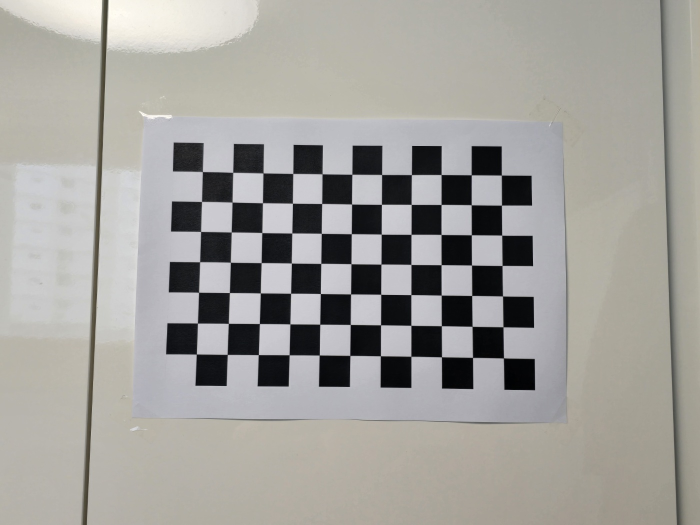
#> input picture data/1.jpg, 1400 x 1050 px (shown at 1/2 size); its folder holds only this picture in this run
$ python camera_calibration.py
#> lines starting #> are read from the running program, lines starting #| are printed output that depends on the picture; after the words box and inside, x2 and y2 are one past the last pixel; in counts of white or black regions, pixels touching at a corner belong together; long printed decimals are rounded
### camera_calibration_show_extrinsics.py
from mpl_toolkits.mplot3d import Axes3D
import matplotlib.pyplot as plt
import numpy as np
from matplotlib import cm
from numpy import linspace
import argparse
import cv2 as cv

def inverse_homogeneoux_matrix(M):
    R = M[0:3, 0:3]
    T = M[0:3, 3]
    M_inv = np.identity(4)
    M_inv[0:3, 0:3] = R.T
    M_inv[0:3, 3] = -(R.T).dot(T)

    return M_inv

def transform_to_matplotlib_frame(cMo, X, inverse=False):
    M = np.identity(4)
    M[0,0] = 0
    M[0,1] = -1
    M[1,1] = 0
    M[1,2] = 1
    M[2,0] = -1
    M[2,2] = 0

    if inverse:
        return M.dot(inverse_homogeneoux_matrix(cMo).dot(X))
    else:
        return M.dot(cMo.dot(X))

def create_camera_model(camera_matrix, width, height, scale_focal, draw_frame_axis=False):
    fx = camera_matrix[0,0]
    fy = camera_matrix[1,1]
    focal = 2 / (fx + fy)
    f_scale = scale_focal * focal

    # draw image plane
    X_img_plane = np.ones((4,5))
    X_img_plane[0:3,0] = [-width, height, f_scale]
    X_img_plane[0:3,1] = [width, height, f_scale]
    X_img_plane[0:3,2] = [width, -height, f_scale]
    X_img_plane[0:3,3] = [-width, -height, f_scale]
    X_img_plane[0:3,4] = [-width, height, f_scale]

    # draw triangle above the image plane
    X_triangle = np.ones((4,3))
    X_triangle[0:3,0] = [-width, -height, f_scale]
    X_triangle[0:3,1] = [0, -2*height, f_scale]
    X_triangle[0:3,2] = [width, -height, f_scale]

    # draw camera
    X_center1 = np.ones((4,2))
    X_center1[0:3,0] = [0, 0, 0]
    X_center1[0:3,1] = [-width, height, f_scale]

    X_center2 = np.ones((4,2))
    X_center2[0:3,0] = [0, 0, 0]
    X_center2[0:3,1] = [width, height, f_scale]

    X_center3 = np.ones((4,2))
    X_center3[0:3,0] = [0, 0, 0]
    X_center3[0:3,1] = [width, -height, f_scale]

    X_center4 = np.ones((4,2))
    X_center4[0:3,0] = [0, 0, 0]
    X_center4[0:3,1] = [-width, -height, f_scale]

    # draw camera frame axis
    X_frame1 = np.ones((4,2))
    X_frame1[0:3,0] = [0, 0, 0]
    X_frame1[0:3,1] = [f_scale/2, 0, 0]

    X_frame2 = np.ones((4,2))
    X_frame2[0:3,0] = [0, 0, 0]
    X_frame2[0:3,1] = [0, f_scale/2, 0]

    X_frame3 = np.ones((4,2))
    X_frame3[0:3,0] = [0, 0, 0]
    X_frame3[0:3,1] = [0, 0, f_scale/2]

    if draw_frame_axis:
        return [X_img_plane, X_triangle, X_center1, X_center2, X_center3, X_center4, X_frame1, X_frame2, X_frame3]
    else:
        return [X_img_plane, X_triangle, X_center1, X_center2, X_center3, X_center4]

def create_board_model(extrinsics, board_width, board_height, square_size, draw_frame_axis=False):
    width = board_width*square_size
    height = board_height*square_size

    # draw calibration board
    X_board = np.ones((4,5))
    #X_board_cam = np.ones((extrinsics.shape[0],4,5))
    X_board[0:3,0] = [0,0,0]
    X_board[0:3,1] = [width,0,0]
    X_board[0:3,2] = [width,height,0]
    X_board[0:3,3] = [0,height,0]
    X_board[0:3,4] = [0,0,0]

    # draw board frame axis
    X_frame1 = np.ones((4,2))
    X_frame1[0:3,0] = [0, 0, 0]
    X_frame1[0:3,1] = [height/2, 0, 0]

    X_frame2 = np.ones((4,2))
    X_frame2[0:3,0] = [0, 0, 0]
    X_frame2[0:3,1] = [0, height/2, 0]

    X_frame3 = np.ones((4,2))
    X_frame3[0:3,0] = [0, 0, 0]
    X_frame3[0:3,1] = [0, 0, height/2]

    if draw_frame_axis:
        return [X_board, X_frame1, X_frame2, X_frame3]
    else:
        return [X_board]

def draw_camera_boards(ax, camera_matrix, cam_width, cam_height, scale_focal,
                       extrinsics, board_width, board_height, square_size,
                       patternCentric):
    min_values = np.zeros((3,1))
    min_values = np.inf
    max_values = np.zeros((3,1))
    max_values = -np.inf

    if patternCentric:
        X_moving = create_camera_model(camera_matrix, cam_width, cam_height, scale_focal)
        X_static = create_board_model(extrinsics, board_width, board_height, square_size)
    else:
        X_static = create_camera_model(camera_matrix, cam_width, cam_height, scale_focal, True)
        X_moving = create_board_model(extrinsics, board_width, board_height, square_size)

    cm_subsection = linspace(0.0, 1.0, extrinsics.shape[0])
    colors = [ cm.jet(x) for x in cm_subsection ]

    for i in range(len(X_static)):
        X = np.zeros(X_static[i].shape)
        for j in range(X_static[i].shape[1]):
            X[:,j] = transform_to_matplotlib_frame(np.eye(4), X_static[i][:,j])
        if not patternCentric:
            X[1, :] *= -1
        ax.plot3D(X[0,:], X[1,:], X[2,:], color='r')
        min_values = np.minimum(min_values, X[0:3,:].min(1))
        max_values = np.maximum(max_values, X[0:3,:].max(1))

    for idx in range(extrinsics.shape[0]):
        cMo = np.eye(4, 4)
        R = extrinsics[idx, :, :3]  # First three columns
        T = extrinsics[idx, :, 3]  # Last three columns
        cMo[0:3, 0:3] = R
        cMo[0:3, 3] = T
        for i in range(len(X_moving)):
            X = np.zeros(X_moving[i].shape)
            for j in range(X_moving[i].shape[1]):
                X[0:4,j] = transform_to_matplotlib_frame(cMo, X_moving[i][0:4,j], patternCentric)
            if not patternCentric:
                X[1, :] *= -0.2 # Arbitary number(I couldn't find the source of the error)
            ax.plot3D(X[0,:], X[1,:], X[2,:], color=colors[idx])
            min_values = np.minimum(min_values, X[0:3,:].min(1))
            max_values = np.maximum(max_values, X[0:3,:].max(1))
        ax.text(X[0, 0] + 1, X[1, 0] + 1, X[2, 0] + 1, f"Cam {idx + 1}", color='red', fontsize=10)

    return min_values, max_values

### camera_calibration.py
import numpy as np
import cv2
import glob
import matplotlib.pyplot as plt
import camera_calibration_show_extrinsics as show
import calibration_functions as fun
from mpl_toolkits.mplot3d import Axes3D
from PIL import Image
import os

import feature

size = (7, 11)
criteria = (cv2.TERM_CRITERIA_EPS + cv2.TERM_CRITERIA_MAX_ITER, 30, 0.001)
objp = np.zeros((np.prod(size), 3), dtype=np.float32)
objp[:, :2] = np.mgrid[0:size[0], 0:size[1]].T.reshape(-1, 2)

objpoints = [] # real world space
imgpoints = [] # image plane

images = glob.glob('data/*.jpg')
images.sort(key=lambda x: int(os.path.splitext(os.path.basename(x))[0]))

for idx, fname in enumerate(images):
    img = cv2.imread(fname)
#> img is the input picture: shape (1050, 1400, 3); mean B, G, R 155.4, 159.8, 161.5
    gray = cv2.cvtColor(img, cv2.COLOR_BGR2GRAY)

    ret, corners = cv2.findChessboardCorners(gray, size, None)
#> ret = True; corners = 77 rows, first 8: [1002.4, 351.6], [1003.4, 411.1], [1003.9, 471], [1005.4, 532.3], [1004.9, 593.3], [1007.1, 654.5], [1008.3, 715.7], [943.5, 351]

    if ret == True:
        objpoints.append(objp)

        corners2 = cv2.cornerSubPix(gray, corners, (23,23),(-1,-1), criteria)
#> corners2 = 77 rows, first 8: [1003.1, 350.6], [1003.4, 410.7], [1003.9, 470.8], [1004.6, 531.4], [1005.5, 592.5], [1006.4, 654.2], [1007.4, 716.4], [942.9, 350.2]
        imgpoints.append(corners2)

        cv2.drawChessboardCorners(img, size, corners, ret)
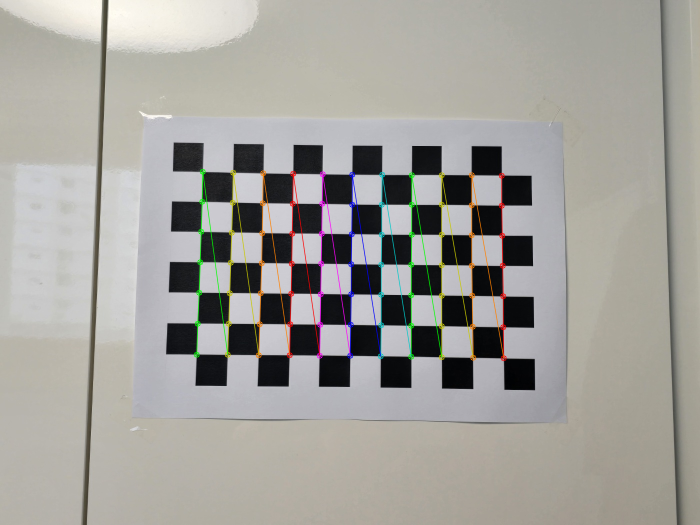
#> img: shape (1050, 1400, 3) (shown at 1/2 size); 1.98% of pixels changed, all inside (x1, y1, x2, y2) = (387, 337, 1014, 723)

    scale_factor = 0.5
    resized_img = cv2.resize(img, None, fx=scale_factor, fy=scale_factor, interpolation=cv2.INTER_LINEAR)
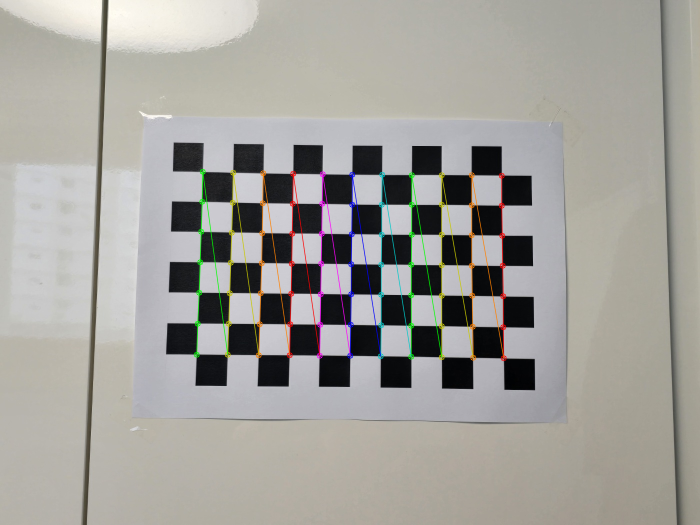
#> resized_img: shape (525, 700, 3); mean B, G, R 155.1, 160.1, 162
    # cv2.imshow(f'img: {idx+1}', resized_img)
    # cv2.waitKey(0)

cv2.destroyAllWindows()

ret, mtx, dist, rvecs, tvecs = cv2.calibrateCamera(objpoints, imgpoints, gray.shape[::-1], None, None)
#> ret = 0.32; mtx = [[1972.6, 0, 656.5], [0, 2013.2, 558.7], [0, 0, 1]]; dist = [[0.774, -11.97, -0.00167, -0.0183, 102.1]]; rvecs = ([-0.111, 0.147, 1.58],); tvecs = ([5.81, -3.4, 33.36],)
# ret, mtx, dist, rvecs, tvecs = fun.custom_calibrate_camera(objpoints, gray.shape[::-1], img_size)

print("Camera matrix : \n")
print(mtx)
#| [[1.97262251e+03 0.00000000e+00 6.56487917e+02]
#|  [0.00000000e+00 2.01320619e+03 5.58693156e+02]
#|  [0.00000000e+00 0.00000000e+00 1.00000000e+00]]
print("dist : \n")
print(dist)
#| [[ 7.74404930e-01 -1.19748592e+01 -1.66565250e-03 -1.83297962e-02
#|    1.02145108e+02]]
print("rvecs : \n")
print(rvecs)
#| (array([[-0.1115],
#|        [ 0.1466],
#|        [ 1.580]]),)
print("tvecs : \n")
print(tvecs)
#| (array([[ 5.813],
#|        [-3.404],
#|        [33.362]]),)

# Camera matrix (intrinsic parameters)
camera_matrix = mtx
#> camera_matrix has the same summary as mtx

# Distortion coefficients
distortion_coefficients = dist
#> distortion_coefficients = [[0.774, -11.97, -0.00167, -0.0183, 102.1]]

# Extrinsics matrices (rotation + translation for each pose)
extrinsics = []
for rvec, tvec in zip(rvecs, tvecs):
    R, _ = cv2.Rodrigues(rvec)
    extrinsic_matrix = np.hstack((R, tvec))
    extrinsics.append(extrinsic_matrix)
#> this loop made 1 pass
#> (rvec, tvec) on pass 1: ([-0.111, 0.147, 1.58], [5.81, -3.4, 33.36])
#> after the loop, extrinsics = [[[-0.0154, -1, 0.0211, 5.81], [0.986, -0.0117, 0.163, -3.4], [-0.163, 0.0233, 0.986, 33.36]]]

# Convert to NumPy array
extrinsics = np.array(extrinsics)
#> extrinsics = [[-0.0154, -1, 0.0211, 5.81], [0.986, -0.0117, 0.163, -3.4], [-0.163, 0.0233, 0.986, 33.36]]

# plot setting
# You can modify it for better visualization
fig = plt.figure(figsize=(10, 10))
ax = fig.add_subplot(111, projection='3d')
ax.set_aspect("auto")

cam_width = 0.64/1
cam_height = 0.32/1
scale_focal = 40
# chess board setting
board_width = 7
board_height = 11
square_size = 1
# # display
# # True -> fix board, moving cameras
# # False -> fix camera, moving boards
min_values, max_values = show.draw_camera_boards(ax, camera_matrix, cam_width, cam_height,
                                                scale_focal, extrinsics, board_width,
                                                board_height, square_size, True)
#> in create_camera_model, `fx = camera_matrix[0,0]`: fx = 1972.6
#> in create_camera_model, `fy = camera_matrix[1,1]`: fy = 2013.2
#> in create_camera_model, `focal = 2 / (fx + fy)`: focal = 0.000502
#> in create_camera_model, `f_scale = scale_focal * focal`: f_scale = 0.0201
#> in draw_camera_boards, `X_moving = create_camera_model(camera_matrix, cam_width, cam_height, s..`: X_moving = 6 items
#> in draw_camera_boards, `X_static = create_board_model(extrinsics, board_width, board_height, s..`: X_static = 1 items, first 1: [[0, 7, 7, 0, 0], [0, 0, 11, 11, 0], [0, 0, 0, 0, 0], [1, 1, 1, 1, 1]]
#> the loop in draw_camera_boards, `for i in range(len(X_static)):` made 1 pass
#> min_values on pass 1: [-11, 0, -7]
#> the loop in draw_camera_boards, `for idx in range(extrinsics.shape[0]):` made 1 pass
#> after the loop in draw_camera_boards, `for idx in range(extrinsics.shape[0]):`: min_values = [-11, -32.56, -9.21]
#> min_values = [-11, -32.56, -9.21]; max_values = [0, 0, 0]

X_min = min_values[0]
#> X_min = -11
X_max = max_values[0]
#> X_max = 0
Y_min = min_values[1]
#> Y_min = -32.56
Y_max = max_values[1]
#> Y_max = 0
Z_min = min_values[2]
#> Z_min = -9.21
Z_max = max_values[2]
#> Z_max = 0
max_range = np.array([X_max-X_min, Y_max-Y_min, Z_max-Z_min]).max() / 2.0
#> max_range = 16.28

mid_x = (X_max+X_min) * 0.5
#> mid_x = -5.5
mid_y = (Y_max+Y_min) * 0.5
#> mid_y = -16.28
mid_z = (Z_max+Z_min) * 0.5
#> mid_z = -4.61
ax.set_xlim(mid_x - max_range, mid_x + max_range)
ax.set_ylim(mid_y - max_range, 0)
ax.set_zlim(mid_z - max_range, mid_z + max_range)

ax.set_xlabel('x')
ax.set_ylabel('z')
ax.set_zlabel('y')
ax.set_title('Extrinsic Parameters Visualization')
plt.show()
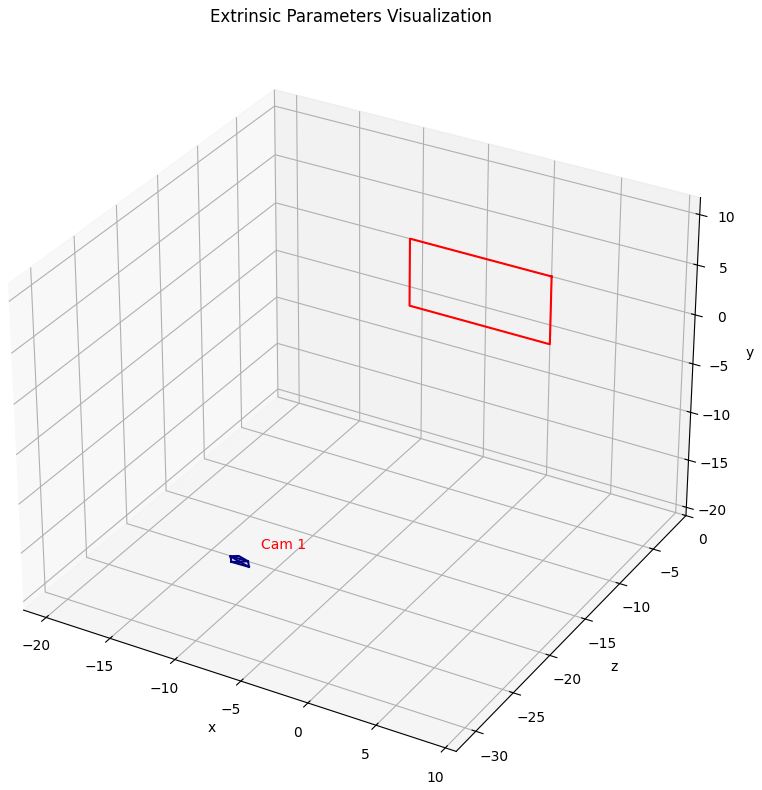
#> figure drawn by matplotlib, 1 panel

$ run again, on data/13.jpg
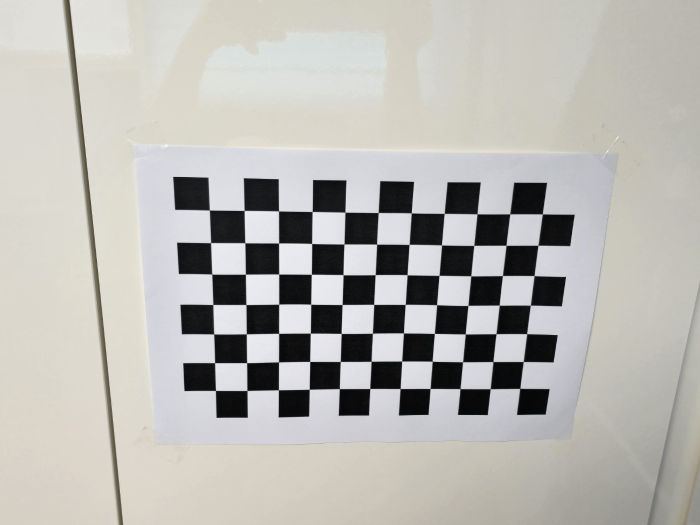
#> input picture data/13.jpg, 1400 x 1050 px (shown at 1/2 size)
#> img is the input picture: shape (1050, 1400, 3); mean B, G, R 178, 182.9, 184.4
#> `ret, corners = cv2.findChessboardCorners(gray, size, None)`: ret = True; corners = 77 rows, first 8: [1084.5, 429.4], [1076.6, 491.5], [1067.4, 552.5], [1060.5, 610.5], [1053, 668.8], [1046.4, 723.1], [1040.2, 777.2], [1020.7, 428.9]
#> corners2 = 77 rows, first 8: [1085.1, 428.3], [1076.5, 490.9], [1068.6, 551.7], [1061.2, 610.6], [1053.8, 667.8], [1046.9, 723.5], [1040, 777.3], [1020.1, 428.3]
#> img: shape (1050, 1400, 3); 1.94% of pixels changed, all inside (x1, y1, x2, y2) = (413, 415, 1092, 788)
#> `resized_img = cv2.resize(img, None, fx=scale_factor, fy=scale_factor, ..`:
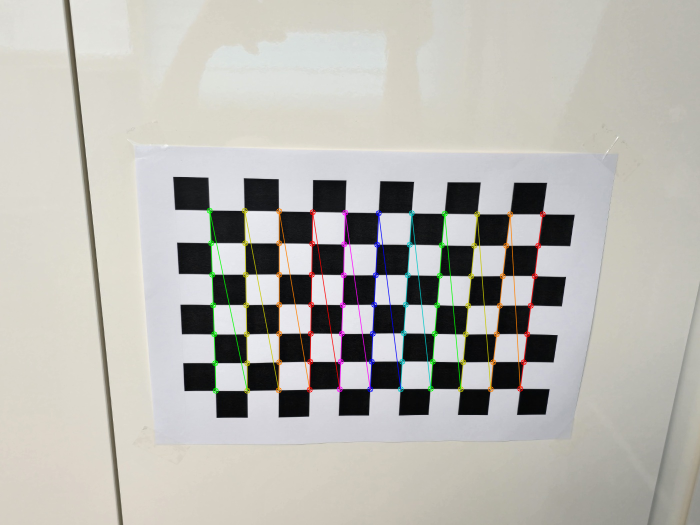
#> resized_img: shape (525, 700, 3); mean B, G, R 177.5, 183, 184.7
#> `ret, mtx, dist, rvecs, tvecs = cv2.calibrateCamera(objpoints, imgpoint..`: ret = 0.492; mtx = [[1151.3, 0, 680], [0, 1131.6, 531.7], [0, 0, 1]]; dist = [[0.293, -1.63, 0.000426, 0.00163, 3.67]]; rvecs = ([0.17, -0.287, 1.58],); tvecs = ([6.15, -1.59, 17.81],)
#| [[1.15129483e+03 0.00000000e+00 6.79964432e+02]
#|  [0.00000000e+00 1.13162926e+03 5.31654277e+02]
#|  [0.00000000e+00 0.00000000e+00 1.00000000e+00]]
#| [[ 2.92571899e-01 -1.62946196e+00  4.25627427e-04  1.62877246e-03
#|    3.66799654e+00]]
#| (array([[ 0.1704],
#|        [-0.2869],
#|        [ 1.576]]),)
#| (array([[ 6.149],
#|        [-1.589 ],
#|        [17.814]]),)
#> camera_matrix = [[1151.3, 0, 680], [0, 1131.6, 531.7], [0, 0, 1]]
#> distortion_coefficients = [[0.293, -1.63, 0.000426, 0.00163, 3.67]]
#> the loop `for rvec, tvec in zip(rvecs, tvecs):` made 1 pass
#> (rvec, tvec) on pass 1: ([0.17, -0.287, 1.58], [6.15, -1.59, 17.81])
#> after the loop `for rvec, tvec in zip(rvecs, tvecs):`: extrinsics = [[[-0.0284, -0.997, -0.0703, 6.15], [0.958, -0.00705, -0.287, -1.59], [0.286, -0.0755, 0.955, 17.81]]]
#> `extrinsics = np.array(extrinsics)`: extrinsics = [[-0.0284, -0.997, -0.0703, 6.15], [0.958, -0.00705, -0.287, -1.59], [0.286, -0.0755, 0.955, 17.81]]
#> fx = 1151.3
#> fy = 1131.6
#> focal = 0.000876
#> f_scale = 0.035
#> X_moving = 6 items
#> X_static = 1 items, first 1: [[0, 7, 7, 0, 0], [0, 0, 11, 11, 0], [0, 0, 0, 0, 0], [1, 1, 1, 1, 1]]
#> the loop in draw_camera_boards, `for i in range(len(X_static)):` made 1 pass
#> min_values on pass 1: [-11, 0, -7]
#> the loop in draw_camera_boards, `for idx in range(extrinsics.shape[0]):` made 1 pass
#> after the loop in draw_camera_boards, `for idx in range(extrinsics.shape[0]):`: max_values = [0, 0, 3.99]; min_values = [-11, -17.15, -7]
#> `min_values, max_values = show.draw_camera_boards(ax, camera_matrix, ca..`: max_values = [0, 0, 3.99]
#> X_min = -11
#> X_max = 0
#> Y_min = -17.15
#> Y_max = 0
#> Z_min = -7
#> Z_max = 3.99
#> max_range = 8.57
#> mid_x = -5.5
#> mid_y = -8.57
#> mid_z = -1.5
#> `plt.show()`:
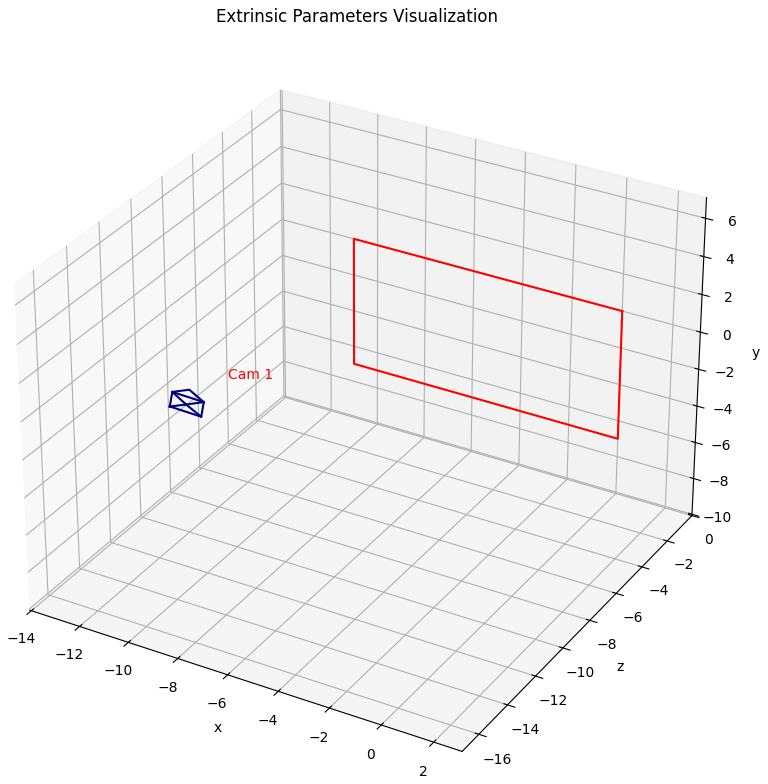
#> figure drawn by matplotlib, 1 panel
